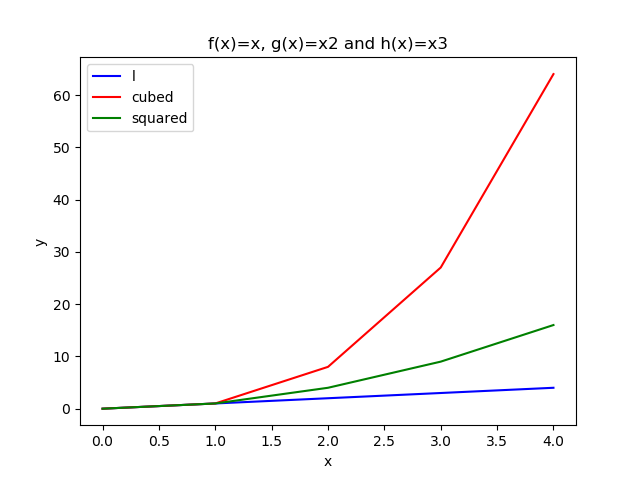

The script that drew this image:
#Owen Coleman
#Weekly Task 8
#Write a program that displays a plot of the functions f(x)=x, g(x)=x2 and h(x)=x3 in the range [0, 4] on the one set of axes.

import numpy as np
import matplotlib.pyplot as plt

l = np.arange(0.0, 5.0, 1.0)
y1 = l**2
y2 = l**3

plt.plot(l,l, 'b', label="l")
plt.plot(l, y1, 'g', label="squared")
plt.plot(l, y2, 'r', label="cubed")

plt.legend()
plt.title("f(x)=x, g(x)=x2 and h(x)=x3")
plt.xlabel("x")
plt.ylabel("y")
